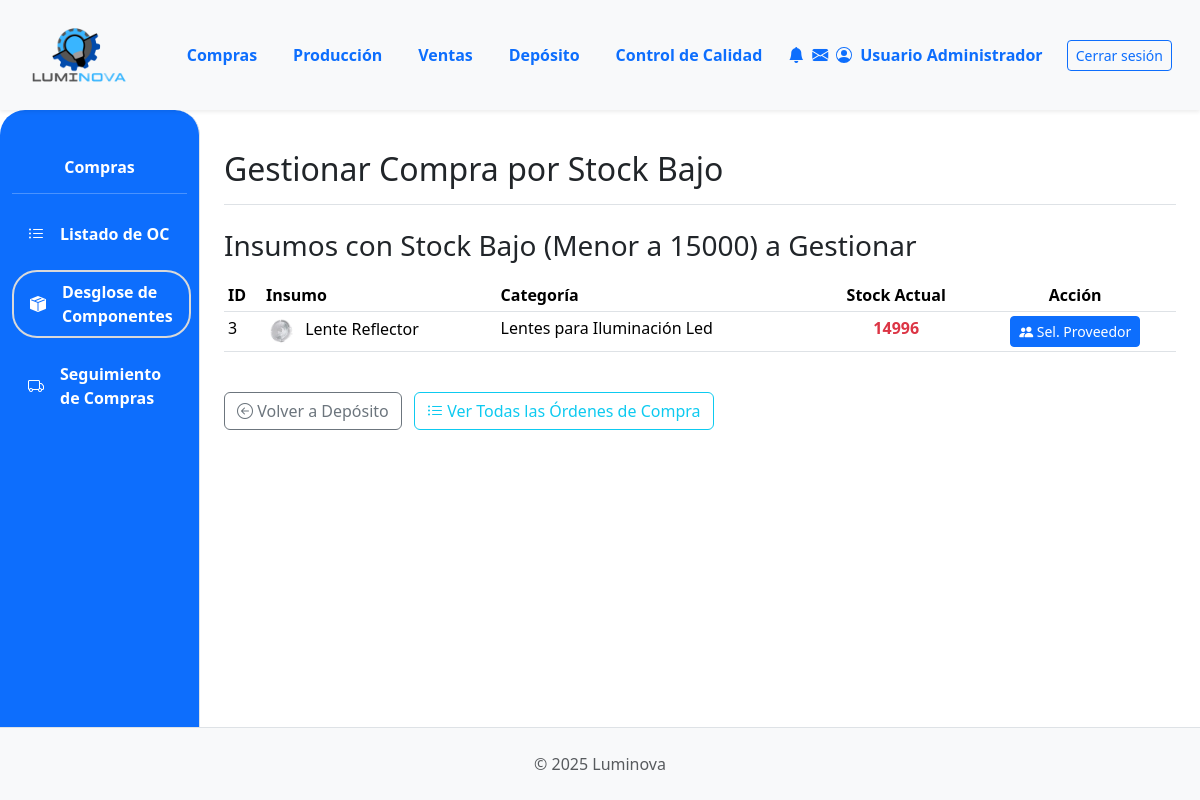
The page /compras/desglose/ (signed in) on the database as committed earlier.
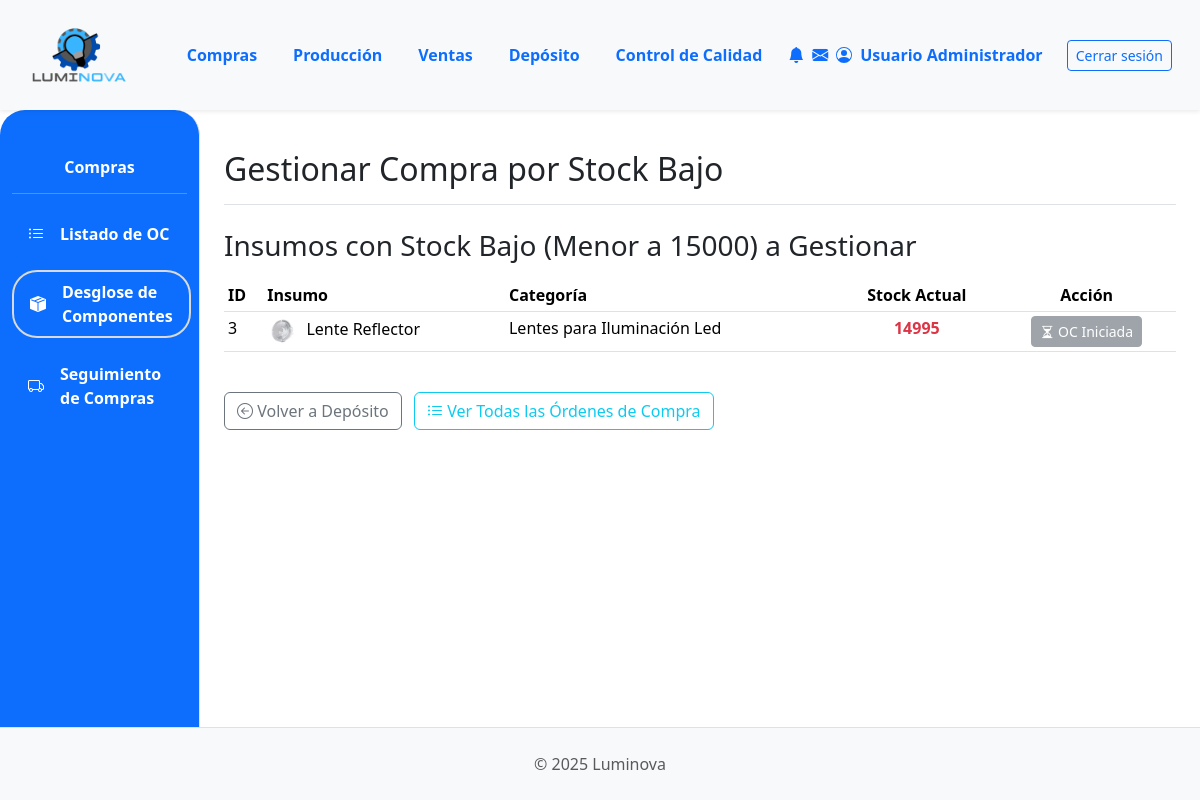
The same page on the database as committed later.
### App_LUMINOVA/models.py (models this page shows, shortened)
class Insumo(models.Model):
    descripcion = models.CharField(max_length=255)
    categoria = models.ForeignKey(CategoriaInsumo, on_delete=models.PROTECT, related_name='insumos')
    fabricante = models.CharField(max_length=100, blank=True)
    imagen = models.ImageField(null=True, blank=True, upload_to='insumos/')
    stock = models.IntegerField(default=0)
    cantidad_en_pedido = models.PositiveIntegerField(default=0, verbose_name="Cantidad en Pedido")

class CategoriaInsumo(models.Model):
    nombre = models.CharField(max_length=100, unique=True, verbose_name="Nombre Categoría Insumo") # Aumentado max_length
    imagen = models.ImageField(upload_to='categorias_insumos/', null=True, blank=True)
    class Meta:
        verbose_name = "Categoría de Insumo"
        verbose_name_plural = "Categorías de Insumos"

### App_LUMINOVA/views.py (the view)
# urls.py: path('compras/desglose/', compras_desglose_view, name='compras_desglose'),
@login_required
def compras_desglose_view(request):
    logger.info("--- compras_desglose_view: INICIO ---")
    UMBRAL_STOCK_BAJO_INSUMOS = 15000
    insumos_criticos_query = Insumo.objects.filter(
        stock__lt=UMBRAL_STOCK_BAJO_INSUMOS
    ).select_related('categoria').order_by( # Quitamos 'proveedor' del select_related aquí
        'categoria__nombre', 'stock', 'descripcion'
    )
    insumos_criticos_list_con_estado_oc = []
    for insumo_item in insumos_criticos_query: # Cambiado 'insumo' a 'insumo_item' para evitar conflicto de nombres si 'insumo' se usa más tarde
        oc_pendiente_existe = Orden.objects.filter(
            insumo_principal=insumo_item, # Usar insumo_item
            tipo='compra'
        ).exclude(
            Q(estado='COMPLETADA') | Q(estado='RECIBIDA_TOTAL') | Q(estado='CANCELADA')
        ).exists()
        insumos_criticos_list_con_estado_oc.append({
            'insumo': insumo_item, # Pasar el objeto insumo completo
            'tiene_oc_pendiente': oc_pendiente_existe
        })
        if oc_pendiente_existe:
            logger.info(f"Insumo crítico '{insumo_item.descripcion}' (ID: {insumo_item.id}) YA TIENE una OC pendiente.")
        else:
            logger.info(f"Insumo crítico '{insumo_item.descripcion}' (ID: {insumo_item.id}) NO tiene OC pendiente.")
    logger.info(f"Compras_desglose_view: Total insumos críticos para mostrar: {len(insumos_criticos_list_con_estado_oc)}")
    context = {
        'insumos_criticos_list_con_estado': insumos_criticos_list_con_estado_oc,
        'umbral_stock_bajo': UMBRAL_STOCK_BAJO_INSUMOS,
        'titulo_seccion': 'Gestionar Compra por Stock Bajo',
    }
    return render(request, 'compras/compras_desglose.html', context)

### App_LUMINOVA/templates/compras/compras_desglose.html (shortened to what this page needs)
{% extends 'padre.html' %}
{% load static %}
{% load django_bootstrap5 %}
{% block sidebar_content %}
    {% include 'compras/compras_sidebar.html' %}
{% endblock %}
{% block content %}
<div class="d-flex justify-content-between flex-wrap flex-md-nowrap align-items-center pt-3 pb-2 mb-3 border-bottom">
    <h1 class="h2">{{ titulo_seccion }}</h1>
</div>
<h3 class="mt-4">Insumos con Stock Bajo (Menor a {{ umbral_stock_bajo }}) a Gestionar</h3>
{% if insumos_criticos_list_con_estado %}
<div class="table-responsive mt-3">
    <table class="table table-hover table-sm">
        <thead class="color-thead">
            <tr>
                <th>ID</th>
                <th>Insumo</th>
                <th>Categoría</th>
                <th class="text-center">Stock Actual</th>
                <th class="text-center">Acción</th>
            </tr>
        </thead>
        <tbody>
            {% for item_data in insumos_criticos_list_con_estado %}
            <tr>
                <td>{{ item_data.insumo.id }}</td>
                <td>
                    {% if item_data.insumo.imagen %}
                        <img src="{{ item_data.insumo.imagen.url }}" alt="{{ item_data.insumo.descripcion }}" style="width: 30px; height: 30px; object-fit: cover; border-radius: 3px; margin-right: 5px;">
                    {% endif %}
                    {{ item_data.insumo.descripcion|truncatechars:40 }}
                </td>
                <td>{{ item_data.insumo.categoria.nombre|default_if_none:"N/A" }}</td>
                <td class="text-center fw-bold text-danger">{{ item_data.insumo.stock }}</td>
                <td class="text-center">
                    {% if item_data.tiene_oc_pendiente %}
                        <button class="btn btn-sm btn-secondary" disabled
                                title="Ya existe una Orden de Compra en proceso para este insumo. Revise el Listado de OC.">
                            <i class="bi bi-hourglass-split"></i> OC Iniciada
                        </button>
                    {% else %}
                        <a href="{% url 'App_LUMINOVA:compras_seleccionar_proveedor_para_insumo' item_data.insumo.id %}"
                           class="btn btn-sm btn-primary"
                           title="Seleccionar Proveedor para {{ item_data.insumo.descripcion }}">
                            <i class="bi bi-people-fill"></i> Sel. Proveedor
                        </a>
                    {% endif %}
                </td>
            </tr>
            {% endfor %}
        </tbody>
    </table>
</div>
{% else %}
<div class="alert alert-success mt-3" role="alert">
    <i class="bi bi-check-circle-fill"></i> No hay insumos críticos que requieran gestión de compra inmediata (stock ≥ {{ umbral_stock_bajo }} o ya tienen OC en proceso).
</div>
{% endif %}
<div class="mt-4">
    <a href="{% url 'App_LUMINOVA:deposito_view' %}" class="btn btn-outline-secondary">
        <i class="bi bi-arrow-left-circle"></i> Volver a Depósito
    </a>
    <a href="{% url 'App_LUMINOVA:compras_lista_oc' %}" class="btn btn-outline-info ms-2">
        <i class="bi bi-list-ul"></i> Ver Todas las Órdenes de Compra
    </a>
</div>
{% endblock %}

Rows that differ between the two databases and show on the page:
changed Insumo "Lente Reflector": insumo.stock "14996" → "14995"; text "Sel. Proveedor" → "OC Iniciada"
